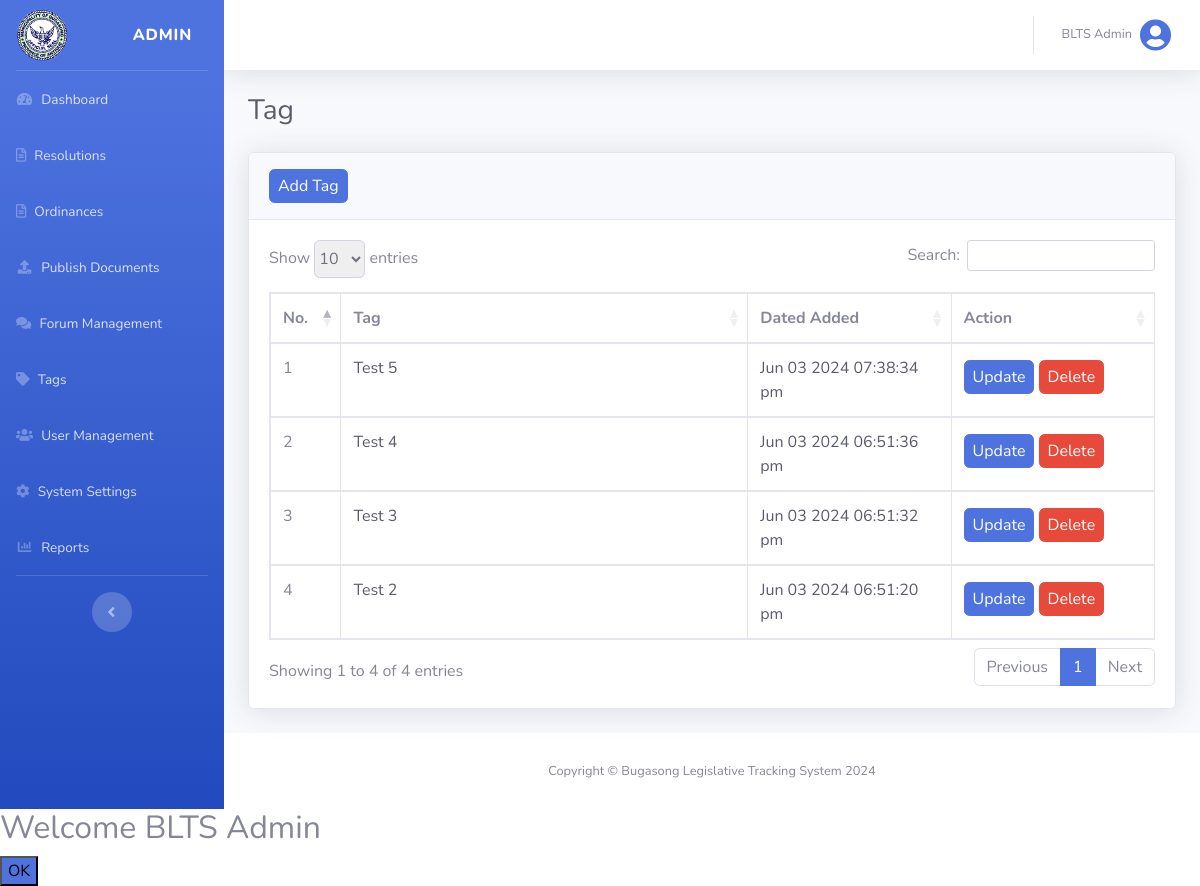
The page /views/admin_tag.php (signed in) on the database its author committed.
### tables this page shows
CREATE TABLE `system_settings` (
  `system_setting_id` int(255) NOT NULL,
  `system_logo` varchar(255) NOT NULL
);

CREATE TABLE `users` (
  `user_id` int(255) NOT NULL,
  `name` varchar(255) NOT NULL,
  `email` varchar(255) NOT NULL,
  `username` varchar(255) NOT NULL,
  `password` varchar(255) NOT NULL,
  `status` int(255) NOT NULL DEFAULT 0,
  `user_type` varchar(255) NOT NULL DEFAULT 'citizen',
  `date_added` datetime NOT NULL DEFAULT current_timestamp()
);

CREATE TABLE `tags` (
  `tag_id` int(255) NOT NULL,
  `tag_name` varchar(255) NOT NULL,
  `date_added` datetime NOT NULL DEFAULT current_timestamp()
);

### config/functions.php (called while the page is built, shortened)
<?php
function isLogin()
{
    return isset($_SESSION['isLogin']);
}
function isAdmin()
{
    return isset($_SESSION['user_type']) && $_SESSION['user_type'] === 'admin';
}
function logName()
{
    $users = find('users', ['user_id' => $_SESSION['user_id']]);
    return !empty($users) ? $users['name'] : null;
}
function logUsertype()
{
    return $_SESSION['user_type'];
}
function getAllTagDesc($orderby, $limit)
{
    return findAll('tags', $orderby, 'DESC', $limit);
}
function getSystemSettings()
{
    global $conn;
    $query = "SELECT * FROM system_settings";
    $settings = array();
    if ($result = $conn->query($query)) {
        while ($row = $result->fetch_assoc()) {
            $settings = $row;
        }
    } else {
        return false;
    }
    return $settings;
}

### config/database.php (called while the page is built, shortened)
<?php
$host = "localhost";
$username = "root";
$password = "";
$database = "blts";
$conn = mysqli_connect($host, $username, $password, $database);
function find($table, $conditions)
{
    global $conn;
    $sql = "SELECT * FROM $table WHERE ";
    $params = [];
    foreach ($conditions as $column => $value) {
        $sql .= "$column = ? AND ";
        $params[] = $value;
    }
    $sql = substr($sql, 0, -4);
    $stmt = mysqli_prepare($conn, $sql);
    $types = str_repeat("s", count($params));
    $stmt->bind_param($types, ...$params);
    $stmt->execute();
    $result = $stmt->get_result();
    return $result->fetch_assoc();
}
function findAll($table, $orderBy = null, $direction = 'ASC', $limit = null)
{
    global $conn;
    $sql = "SELECT * FROM $table";
    if ($orderBy === 'RAND()') {
        $sql .= " ORDER BY RAND()";
    } elseif ($orderBy) {
        $sql .= " ORDER BY $orderBy $direction";
    }
    $result = mysqli_query($conn, $sql);
    return mysqli_fetch_all($result, MYSQLI_ASSOC);
}

### views/admin_tag.php (the view, shortened to what this page needs)
<?php
@include('header.php');
?>
<div id="content-wrapper" class="d-flex flex-column">
    <div id="content">
        <?php @include('top_navbar.php'); ?>
        <?php if (isAdmin()) : ?>
            <div class="container-fluid">
                <div class="d-sm-flex align-items-center justify-content-between mb-4">
                    <h1 class="h3 mb-0 text-gray-800">Tag</h1>
                </div>
                <div class="card shadow mb-4">
                    <div class="card-header py-3">
                        <a href="admin_add_tag.php" class="btn btn-primary px-2 py-1">Add Tag</a>
                    </div>
                    <div class="card-body">
                        <div class="table-responsive">
                            <table class="table table-bordered" id="dataTable1" width="100%" cellspacing="0">
                                <thead>
                                    <tr>
                                        <th style="width: 5%;">No.</th>
                                        <th style="width: 40%;">Tag</th>
                                        <th style="width: 20%;">Dated Added</th>
                                        <th style="width: 20%;">Action</th>
                                    </tr>
                                </thead>
                                <tbody>
                                    <?php $count = 1; ?>
                                    <?php foreach (getAllTagDesc('tag_id', null) as $tag) :  ?>
                                        <tr>
                                            <td><?php echo $count++; ?></td>
                                            <td class="text-gray-800"><?php echo $tag['tag_name']; ?></td>
                                            <td class="text-gray-800"><?php echo date('M d Y h:i:s a', strtotime($tag['date_added'])); ?>
                                            </td>
                                            <td>
                                                <a href="admin_update_tag.php?tag_id=<?php echo $tag['tag_id']; ?>" class="btn btn-primary px-2 py-1 my-1">Update</a>
                                                <a href="../actions/admin_delete.php?delete_tag=delete&tag_id=<?php echo $tag['tag_id']; ?>" class="btn btn-danger px-2 py-1 my-1 delete">Delete</a>
                                            </td>
                                        </tr>
                                    <?php endforeach; ?>
                                </tbody>
                            </table>
                        </div>
                    </div>
                </div>
            </div>
        <?php else : redirect('dashboard', ''); ?>
        <?php endif; ?>
    </div>
    <footer class="sticky-footer bg-white">
        <div class="container my-auto">
            <div class="copyright text-center my-auto">
                <span>Copyright &copy; Bugasong Legislative Tracking System 2024</span>
            </div>
        </div>
    </footer>
</div>
<?php
@include('footer.php');
?>

### views/header.php (shortened to what this page needs)
<!DOCTYPE html>
<html lang="en">
<head>
    <link href="../vendor/fontawesome-free/css/all.min.css" rel="stylesheet" type="text/css">
    <link href="../css/sb-admin-2.min.css" rel="stylesheet">
    <link href="../css/datatable.css" rel="stylesheet">
    <link href="../css/styles.css" rel="stylesheet">
</head>
<body id="page-top">
    <div id="wrapper">
        <?php if (isLogin()) : ?>
            <ul class="navbar-nav bg-gradient-primary sidebar sidebar-dark accordion" id="accordionSidebar">
                <a class="sidebar-brand d-flex align-items-center justify-content-between" id="brandLink" data-title="BLTS - Dashboard" href="admin_home.php">
                    <div class="sidebar-brand-icon">
                        <?php echo (!empty(getSystemSettings()['system_logo'])) ? '<img width="52px" class="img-fluid" src="' . getSystemSettings()['system_logo'] . '">' : '<img width="52px" class="img-fluid" src="../uploads/placeholder.png" alt="placeholder">'; ?>
                    </div>
                    <div class="sidebar-brand-text mx-3"><?php echo logUsertype(); ?></div>
                </a>
                <hr class="sidebar-divider my-0">
                <li class="nav-item">
                    <a class="nav-link Links" id="dashboardLink" href="admin_home.php" data-title="BLTS - Dashboard">
                        <i class="fas fa-fw fa-tachometer-alt"></i>
                        <span>Dashboard</span>
                    </a>
                </li>
                <?php if (isAdmin()) : ?>
                    <li class="nav-item">
                        <a class="nav-link Links" href="admin_resolution.php?manage" id="ResolutionsLink" data-title="BLTS - Resolutions">
                            <i class="far fa-file-alt"></i>
                            <span>Resolutions</span>
                        </a>
                    </li>
                    <li class="nav-item">
                        <a class="nav-link Links" href="admin_ordinance.php?manage" id="OrdinancesLink" data-title="BLTS - Ordinances">
                            <i class="far fa-file-alt"></i>
                            <span>Ordinances</span>
                        </a>
                    </li>
                    <li class="nav-item">
                        <a class="nav-link Links" id="publishDocumentLink" href="#" data-toggle="collapse" data-target="#DocumentPublishPage" aria-expanded="true" aria-controls="DocumentPublishPage" data-title="BLTS - Publish Documents">
                            <i class="fas fa-fw fa-upload"></i>
                            <span>Publish Documents</span>
                        </a>
                    </li>
                    <li class="nav-item">
                        <a class="nav-link Links" href="admin_forum.php" id="ForumManagementLink" data-title="BLTS - Forum Management">
                            <i class="fas fa-comments"></i>
                            <span>Forum Management</span>
                        </a>
                    </li>
                    <li class="nav-item">
                        <a class="nav-link Links" href="admin_tag.php" id="TagsLink" data-title="BLTS - Tags">
                            <i class="fas fa-tag"></i>
                            <span>Tags</span>
                        </a>
                    </li>
                    <li class="nav-item">
                        <a class="nav-link Links" href="admin_user_management.php" id="UserManagementLink" data-title="BLTS - User Management">
                            <i class="fas fa-users"></i>
                            <span>User Management</span>
                        </a>
                    </li>
                    <li class="nav-item">
                        <a class="nav-link Links" href="admin_system_setting.php" id="SystemSettingLink" data-title="BLTS - System Settings">
                            <i class="fas fa-cog"></i>
                            <span>System Settings</span>
                        </a>
                    </li>
                    <li class="nav-item">
                        <a class="nav-link Links" id="ReportLink" href="#" data-toggle="collapse" data-target="#ReportPage" aria-expanded="true" aria-controls="ReportPage" data-title="BLTS - Reports">
                            <i class="fas fa-fw fa-chart-bar"></i>
                            <span>Reports</span>
                        </a>
                    </li>
                    <?php endif; ?>
                <hr class="sidebar-divider d-none d-md-block">
                <div class="text-center d-none d-md-inline">
                    <button class="rounded-circle border-0" id="sidebarToggle"></button>
                </div>
            </ul>
        <?php endif;

### views/top_navbar.php (shortened to what this page needs)
<nav class="navbar navbar-expand navbar-light bg-white topbar mb-4 shadow">
    <ul class="navbar-nav ml-auto">
        <li class="nav-item dropdown no-arrow">
            <a class="nav-link dropdown-toggle" href="#" id="userDropdown" role="button" data-toggle="dropdown" aria-haspopup="true" aria-expanded="false">
                <span class="mr-2 d-none d-lg-inline text-gray-600 small"><?php echo logName(); ?></span>
                <i class="img-profile rounded-circle fas fa-user-circle fa-2x text-primary"></i>
            </a>
        </li>
    </ul>
</nav>

### css/datatable.css (style rules this page uses)
table.dataTable thead>tr>th.sorting,table.dataTable thead>tr>th.sorting_asc,table.dataTable thead>tr>th.sorting_desc,table.dataTable thead>tr>th.sorting_asc_disabled,table.dataTable thead>tr>th.sorting_desc_disabled,table.dataTable thead>tr>td.sorting,table.dataTable thead>tr>td.sorting_asc,table.dataTable thead>tr>td.sorting_desc,table.dataTable thead>tr>td.sorting_asc_disabled,table.dataTable thead>tr>td.sorting_desc_disabled { cursor:pointer;position:relative;padding-right:26px }
table.dataTable thead>tr>th.sorting:before,table.dataTable thead>tr>th.sorting:after,table.dataTable thead>tr>th.sorting_asc:before,table.dataTable thead>tr>th.sorting_asc:after,table.dataTable thead>tr>th.sorting_desc:before,table.dataTable thead>tr>th.sorting_desc:after,table.dataTable thead>tr>th.sorting_asc_disabled:before,table.dataTable thead>tr>th.sorting_asc_disabled:after,table.dataTable thead>tr>th.sorting_desc_disabled:before,table.dataTable thead>tr>th.sorting_desc_disabled:after,table.dataTable thead>tr>td.sorting:before,table.dataTable thead>tr>td.sorting:after,table.dataTable thead>tr>td.sorting_asc:before,table.dataTable thead>tr>td.sorting_asc:after,table.dataTable thead>tr>td.sorting_desc:before,table.dataTable thead>tr>td.sorting_desc:after,table.dataTable thead>tr>td.sorting_asc_disabled:before,table.dataTable thead>tr>td.sorting_asc_disabled:after,table.dataTable thead>tr>td.sorting_desc_disabled:before,table.dataTable thead>tr>td.sorting_desc_disabled:after { position:absolute;display:block;opacity:.125;right:10px;line-height:9px;font-size:.9em }
table.dataTable thead>tr>th.sorting:before,table.dataTable thead>tr>th.sorting_asc:before,table.dataTable thead>tr>th.sorting_desc:before,table.dataTable thead>tr>th.sorting_asc_disabled:before,table.dataTable thead>tr>th.sorting_desc_disabled:before,table.dataTable thead>tr>td.sorting:before,table.dataTable thead>tr>td.sorting_asc:before,table.dataTable thead>tr>td.sorting_desc:before,table.dataTable thead>tr>td.sorting_asc_disabled:before,table.dataTable thead>tr>td.sorting_desc_disabled:before { bottom:50%; content:"▴" }
table.dataTable thead>tr>th.sorting:after,table.dataTable thead>tr>th.sorting_asc:after,table.dataTable thead>tr>th.sorting_desc:after,table.dataTable thead>tr>th.sorting_asc_disabled:after,table.dataTable thead>tr>th.sorting_desc_disabled:after,table.dataTable thead>tr>td.sorting:after,table.dataTable thead>tr>td.sorting_asc:after,table.dataTable thead>tr>td.sorting_desc:after,table.dataTable thead>tr>td.sorting_asc_disabled:after,table.dataTable thead>tr>td.sorting_desc_disabled:after { top:50%;content:"▾" }
table.dataTable thead>tr>th.sorting_asc:before,table.dataTable thead>tr>th.sorting_desc:after,table.dataTable thead>tr>td.sorting_asc:before,table.dataTable thead>tr>td.sorting_desc:after { opacity:.6 }
table.dataTable thead th,table.dataTable thead td,table.dataTable tfoot th,table.dataTable tfoot td { text-align:left }
table.dataTable { clear:both;margin-top:6px !important;margin-bottom:6px !important;max-width:none !important;border-collapse:separate !important;border-spacing:0 }
table.dataTable td,table.dataTable th { -webkit-box-sizing:content-box;box-sizing:content-box }
table.dataTable>tbody>tr { background-color:transparent }
table.table-bordered.dataTable { border-right-width:0 }
table.table-bordered.dataTable thead tr:first-child th,table.table-bordered.dataTable thead tr:first-child td { border-top-width:1px }
table.table-bordered.dataTable th,table.table-bordered.dataTable td { border-left-width:0 }
table.table-bordered.dataTable th:first-child,table.table-bordered.dataTable th:first-child,table.table-bordered.dataTable td:first-child,table.table-bordered.dataTable td:first-child { border-left-width:1px }
table.table-bordered.dataTable th:last-child,table.table-bordered.dataTable th:last-child,table.table-bordered.dataTable td:last-child,table.table-bordered.dataTable td:last-child { border-right-width:1px }
table.table-bordered.dataTable th,table.table-bordered.dataTable td { border-bottom-width:1px }

### css/styles.css (style rules this page uses)
.sidebar .nav-item .nav-link[data-toggle=collapse]::after { content: '' !important; }
#page-top { visibility: hidden; }

### rows shown on the page
system_settings: system_logo (picture)
users: name "BLTS Admin"
tags: tag_name "Test 5", date_added "Jun 03 2024 07:38:34 pm"
tags: tag_name "Test 4", date_added "Jun 03 2024 06:51:36 pm"
tags: tag_name "Test 3", date_added "Jun 03 2024 06:51:32 pm"
tags: tag_name "Test 2", date_added "Jun 03 2024 06:51:20 pm"

### other values the page prints
logUsertype() "ADMIN"
